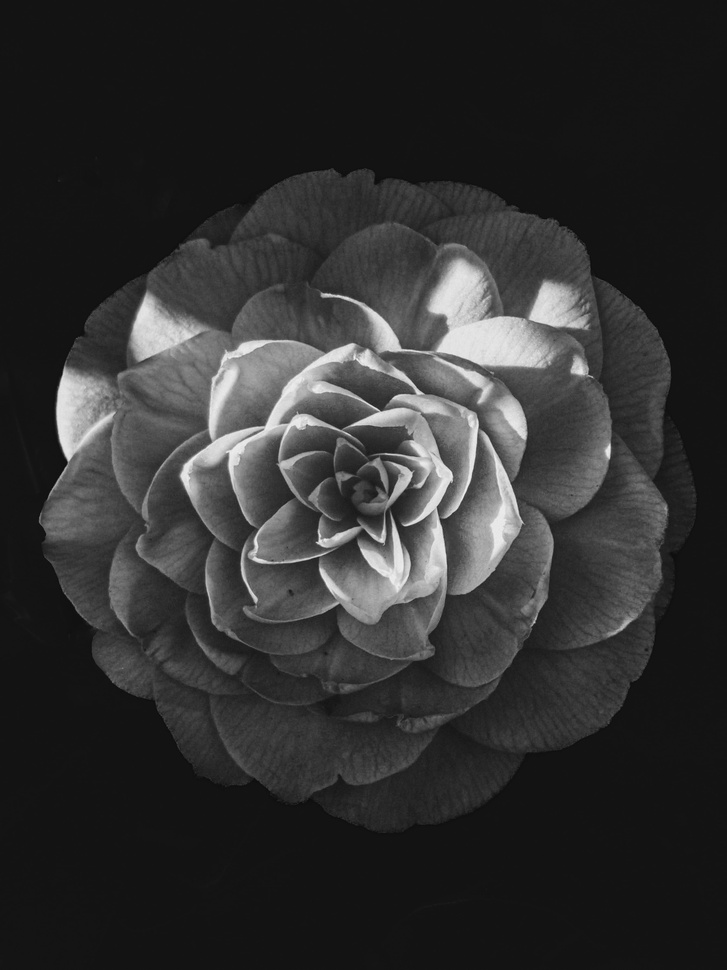
#> input picture images/gray_rose.jpg, 727 x 970 px, shrunk from 2684 x 3579 before the run
$ jupyter execute xdog.ipynb
#> lines starting #> are read from the running program, lines starting #| are printed output that depends on the picture
<h2> Implementation of Extended Difference of Guassian (XDoG) </h2>

Dσ,k,τ(x) = Gσ(x) − τ · Gkσ(x) <br>
and then we use a thresholding function on the dog output <br>
Made the thresholding function separate so that we can change it independently of the DoG function<br>
<b>INPUT SHOULD BE GREYSCALE</b>

[cell 1]
import cv2
import numpy as np
import matplotlib.pyplot as plt

def dog(img,k,sigma,p,size=(0,0)):
    img1 = cv2.GaussianBlur(img,size,sigma)
    img2 = cv2.GaussianBlur(img,size,sigma*k)

    return (((1+p)*img1)-p*img2)

def thresholding(img,epsilon,phi):
    (h,w) = img.shape[0:2]
    img = img/255 #normalise the image because epsilon will be normalised

    for i in range(h):
        for j in range(w):
            if(img[i,j] >= epsilon):
                img[i,j] = 1
            else:
                img[i,j] = 1 + np.tanh(phi*(img[i][j] - epsilon))

    #multiply by 255 again
    img = img * 255
    return img

def xdog(img,k,sigma,p,epsilon,phi):
    dimg = dog(img,k,sigma,p)
    (h,w) = dimg.shape[0:2]

    thresh = thresholding(dimg,epsilon,phi)
    thresh = (np.stack((thresh,thresh,thresh),axis=2)).astype(np.uint8) #stacking the channels together
    return thresh

[cell 2]
img = cv2.imread("../images/gray_rose.jpg")
#> img is the input picture: shape (970, 727, 3); min 8, max 243, mean 48.4
plt.figure()
plt.imshow(img)
plt.title("Original Image")

img = cv2.cvtColor(img,cv2.COLOR_BGR2GRAY)
#> img: shape (970, 727)
result = xdog(img,1.6,1.4,1,0.6,6)
#> after the loop in thresholding, `for i in range(h):`:
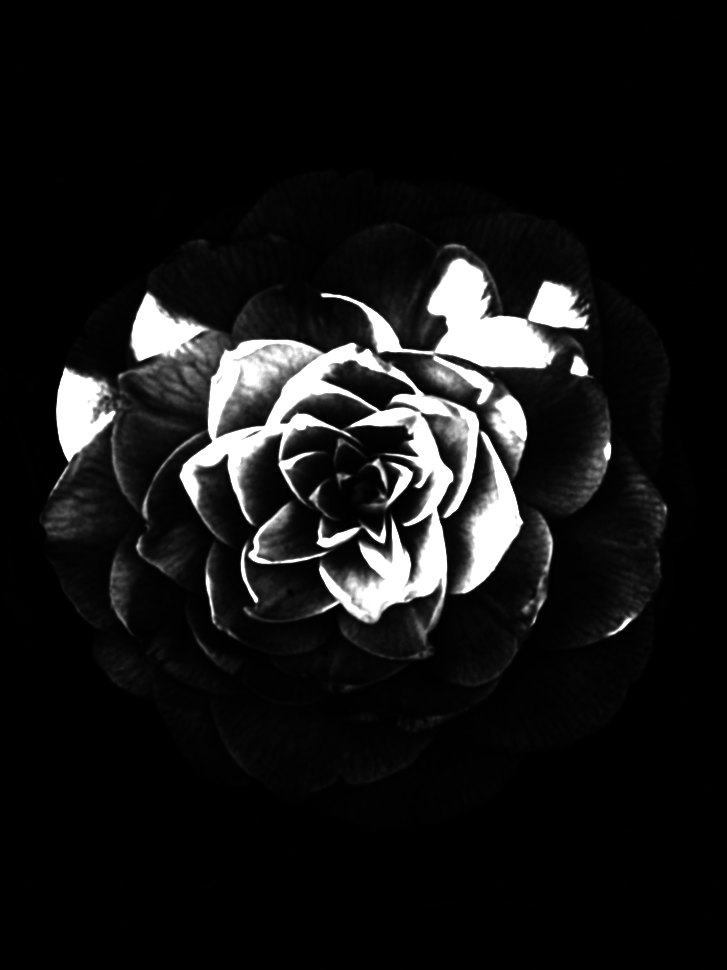
#> img: shape (970, 727) float64; min 0.00207, max 1, mean 0.0908
plt.figure()
plt.imshow(result)
plt.title("XDoG output")
